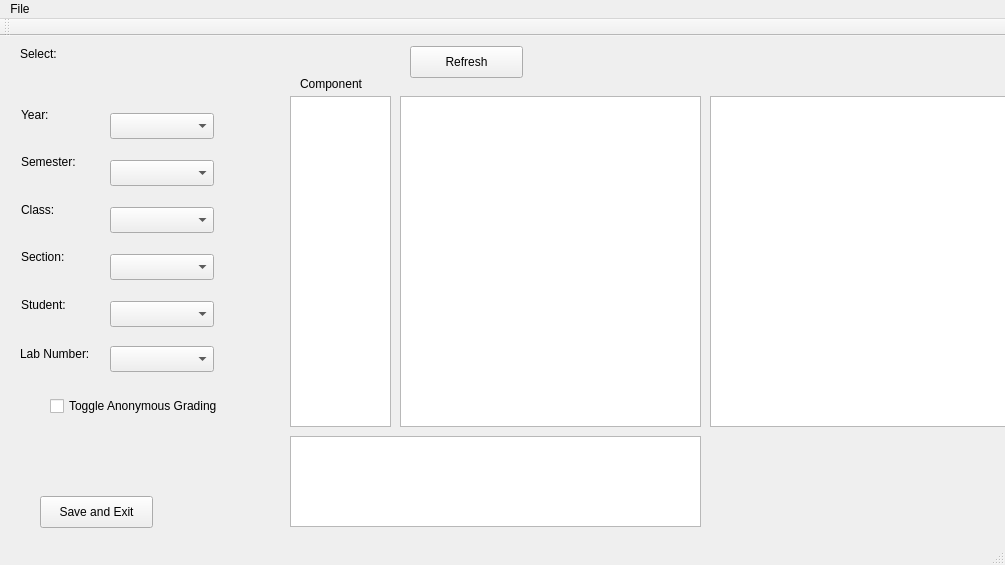
<?xml version="1.0" encoding="UTF-8"?>
<ui version="4.0">
 <class>MainMenuGUI</class>
 <widget class="QMainWindow" name="MainMenuGUI">
  <property name="geometry">
   <rect>
    <x>0</x>
    <y>0</y>
    <width>1005</width>
    <height>565</height>
   </rect>
  </property>
  <property name="windowTitle">
   <string>MainMenuGUI</string>
  </property>
  <widget class="QWidget" name="centralWidget">
   <widget class="QLabel" name="label">
    <property name="geometry">
     <rect>
      <x>20</x>
      <y>10</y>
      <width>51</width>
      <height>16</height>
     </rect>
    </property>
    <property name="text">
     <string>Select:</string>
    </property>
   </widget>
   <widget class="QComboBox" name="yearSelect">
    <property name="geometry">
     <rect>
      <x>110</x>
      <y>77</y>
      <width>104</width>
      <height>26</height>
     </rect>
    </property>
   </widget>
   <widget class="QLabel" name="label_2">
    <property name="geometry">
     <rect>
      <x>21</x>
      <y>71</y>
      <width>32</width>
      <height>16</height>
     </rect>
    </property>
    <property name="text">
     <string>Year:</string>
    </property>
   </widget>
   <widget class="QLabel" name="label_3">
    <property name="geometry">
     <rect>
      <x>21</x>
      <y>118</y>
      <width>62</width>
      <height>16</height>
     </rect>
    </property>
    <property name="text">
     <string>Semester:</string>
    </property>
   </widget>
   <widget class="QLabel" name="label_4">
    <property name="geometry">
     <rect>
      <x>21</x>
      <y>166</y>
      <width>37</width>
      <height>16</height>
     </rect>
    </property>
    <property name="text">
     <string>Class:</string>
    </property>
   </widget>
   <widget class="QLabel" name="label_5">
    <property name="geometry">
     <rect>
      <x>21</x>
      <y>213</y>
      <width>50</width>
      <height>16</height>
     </rect>
    </property>
    <property name="text">
     <string>Section:</string>
    </property>
   </widget>
   <widget class="QLabel" name="label_6">
    <property name="geometry">
     <rect>
      <x>21</x>
      <y>261</y>
      <width>52</width>
      <height>16</height>
     </rect>
    </property>
    <property name="text">
     <string>Student:</string>
    </property>
   </widget>
   <widget class="QLabel" name="label_7">
    <property name="geometry">
     <rect>
      <x>20</x>
      <y>310</y>
      <width>81</width>
      <height>16</height>
     </rect>
    </property>
    <property name="text">
     <string>Lab Number:</string>
    </property>
   </widget>
   <widget class="QLabel" name="label_8">
    <property name="geometry">
     <rect>
      <x>300</x>
      <y>40</y>
      <width>91</width>
      <height>16</height>
     </rect>
    </property>
    <property name="text">
     <string>Component</string>
    </property>
   </widget>
   <widget class="QListWidget" name="disjava">
    <property name="geometry">
     <rect>
      <x>400</x>
      <y>60</y>
      <width>301</width>
      <height>331</height>
     </rect>
    </property>
   </widget>
   <widget class="QListWidget" name="componentSelect">
    <property name="geometry">
     <rect>
      <x>290</x>
      <y>60</y>
      <width>101</width>
      <height>331</height>
     </rect>
    </property>
   </widget>
   <widget class="QListWidget" name="discomment">
    <property name="geometry">
     <rect>
      <x>290</x>
      <y>400</y>
      <width>411</width>
      <height>91</height>
     </rect>
    </property>
   </widget>
   <widget class="QComboBox" name="semesterSelect">
    <property name="geometry">
     <rect>
      <x>110</x>
      <y>124</y>
      <width>104</width>
      <height>26</height>
     </rect>
    </property>
   </widget>
   <widget class="QCheckBox" name="checkBox">
    <property name="geometry">
     <rect>
      <x>50</x>
      <y>360</y>
      <width>201</width>
      <height>20</height>
     </rect>
    </property>
    <property name="text">
     <string>Toggle Anonymous Grading</string>
    </property>
   </widget>
   <widget class="QComboBox" name="classSelect">
    <property name="geometry">
     <rect>
      <x>110</x>
      <y>171</y>
      <width>104</width>
      <height>26</height>
     </rect>
    </property>
   </widget>
   <widget class="QComboBox" name="sectionSelect">
    <property name="geometry">
     <rect>
      <x>110</x>
      <y>218</y>
      <width>104</width>
      <height>26</height>
     </rect>
    </property>
   </widget>
   <widget class="QComboBox" name="studentSelect">
    <property name="geometry">
     <rect>
      <x>110</x>
      <y>265</y>
      <width>104</width>
      <height>26</height>
     </rect>
    </property>
   </widget>
   <widget class="QPushButton" name="Refresh">
    <property name="geometry">
     <rect>
      <x>410</x>
      <y>10</y>
      <width>113</width>
      <height>32</height>
     </rect>
    </property>
    <property name="text">
     <string>Refresh</string>
    </property>
   </widget>
   <widget class="QComboBox" name="labSelect">
    <property name="geometry">
     <rect>
      <x>110</x>
      <y>310</y>
      <width>104</width>
      <height>26</height>
     </rect>
    </property>
   </widget>
   <widget class="QPushButton" name="saveAndExit">
    <property name="geometry">
     <rect>
      <x>40</x>
      <y>460</y>
      <width>113</width>
      <height>32</height>
     </rect>
    </property>
    <property name="text">
     <string>Save and Exit</string>
    </property>
   </widget>
   <widget class="QListWidget" name="disrubric">
    <property name="geometry">
     <rect>
      <x>710</x>
      <y>60</y>
      <width>301</width>
      <height>331</height>
     </rect>
    </property>
   </widget>
  </widget>
  <widget class="QMenuBar" name="menuBar">
   <property name="geometry">
    <rect>
     <x>0</x>
     <y>0</y>
     <width>1005</width>
     <height>22</height>
    </rect>
   </property>
   <property name="nativeMenuBar">
    <bool>false</bool>
   </property>
   <widget class="QMenu" name="menuFile">
    <property name="title">
     <string>File</string>
    </property>
    <addaction name="actionAdd_New_Labs"/>
    <addaction name="actionComment"/>
    <addaction name="actionExport_Lab"/>
    <addaction name="actionAdd_Rubric"/>
   </widget>
   <addaction name="menuFile"/>
  </widget>
  <widget class="QToolBar" name="mainToolBar">
   <attribute name="toolBarArea">
    <enum>TopToolBarArea</enum>
   </attribute>
   <attribute name="toolBarBreak">
    <bool>false</bool>
   </attribute>
  </widget>
  <widget class="QStatusBar" name="statusBar"/>
  <action name="actionAdd_New_Labs">
   <property name="text">
    <string>Add New Labs</string>
   </property>
  </action>
  <action name="actionComment">
   <property name="text">
    <string>Comment</string>
   </property>
  </action>
  <action name="actionExport_Lab">
   <property name="text">
    <string>Export Lab</string>
   </property>
  </action>
  <action name="actionAdd_Rubric">
   <property name="text">
    <string>Add Rubric</string>
   </property>
  </action>
 </widget>
 <layoutdefault spacing="6" margin="11"/>
 <resources/>
 <connections/>
</ui>
